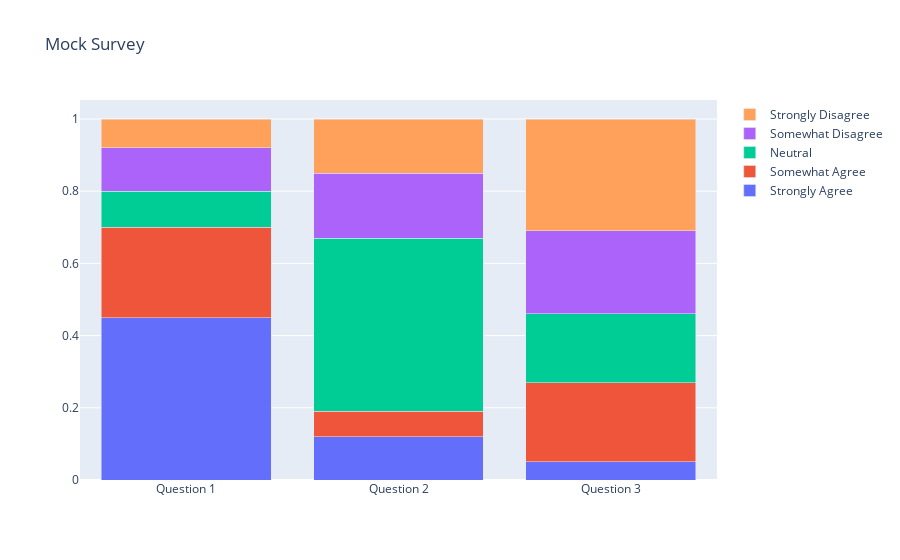

Source (notebook cell):
### Code cell
# create a fig from data & layout, and plot the fig.
fig = go.Figure(data=data, layout=layout)
fig.show()

### Figure 1 — Plotly figure (JSON) as saved in the notebook; plotly's stock layout.template omitted (floating-point values rounded to 4 significant figures)
{"data": [{"name": "Strongly Agree", "type": "bar", "x": ["Question 1", "Question 2", "Question 3"], "y": [0.45, 0.12, 0.05]}, {"name": "Somewhat Agree", "type": "bar", "x": ["Question 1", "Question 2", "Question 3"], "y": [0.25, 0.07, 0.22]}, {"name": "Neutral", "type": "bar", "x": ["Question 1", "Question 2", "Question 3"], "y": [0.1, 0.48, 0.19]}, {"name": "Somewhat Disagree", "type": "bar", "x": ["Question 1", "Question 2", "Question 3"], "y": [0.12, 0.18, 0.23]}, {"name": "Strongly Disagree", "type": "bar", "x": ["Question 1", "Question 2", "Question 3"], "y": [0.08, 0.15, 0.31]}], "layout": {"barmode": "stack", "title": {"text": "Mock Survey"}}}
